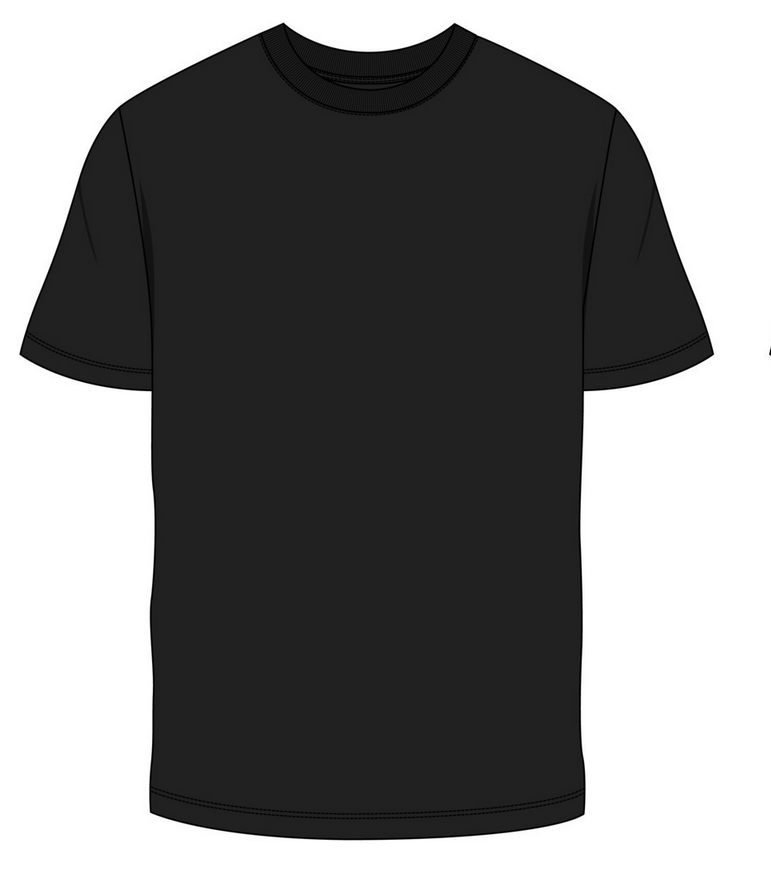
#> input picture assests/garments/front.png, 771 x 879 px, found by its file name
$ python segment.py
#> lines starting #> are read from the running program, lines starting #| are printed output that depends on the picture; after the words box and inside, x2 and y2 are one past the last pixel; in counts of white or black regions, pixels touching at a corner belong together
import cv2
import numpy as np

def segment_image(input_path,output_path):
    img= cv2.imread(input_path) # read image from disk into a BGR NumPy array (None if file not found)
#> img is the input picture: shape (879, 771, 3); mean B, G, R 127, 127, 127
    h, w = img.shape[:2]  # get image height (h) and width (w)
#> h = 879; w = 771
    mask= np.zeros((h, w), np.uint8) # initialize grabCut mask (same spatial size, single channel)
    rect = (1, 1, w-1, h-1) # creates a rectangle tuple for grabCut
#> rect = (1, 1, 770, 878)
    bgd , fgd= np.zeros((1,65), np.float64), np.zeros((1,65), np.float64)  #creates a zero-intlized Numpy array for grubcut
    cv2.grabCut(img,mask,rect,bgd,fgd, 5, cv2.GC_INIT_WITH_RECT) # run grabCut to estimate foreground
    mask2= np.where((mask==2)|(mask==0),0,1).astype('uint8') # convert grabCut mask to binary (0=bg,1=fg)
    result = img * mask2[:,:, None] # apply binary mask to each color channel; result keeps foreground pixels
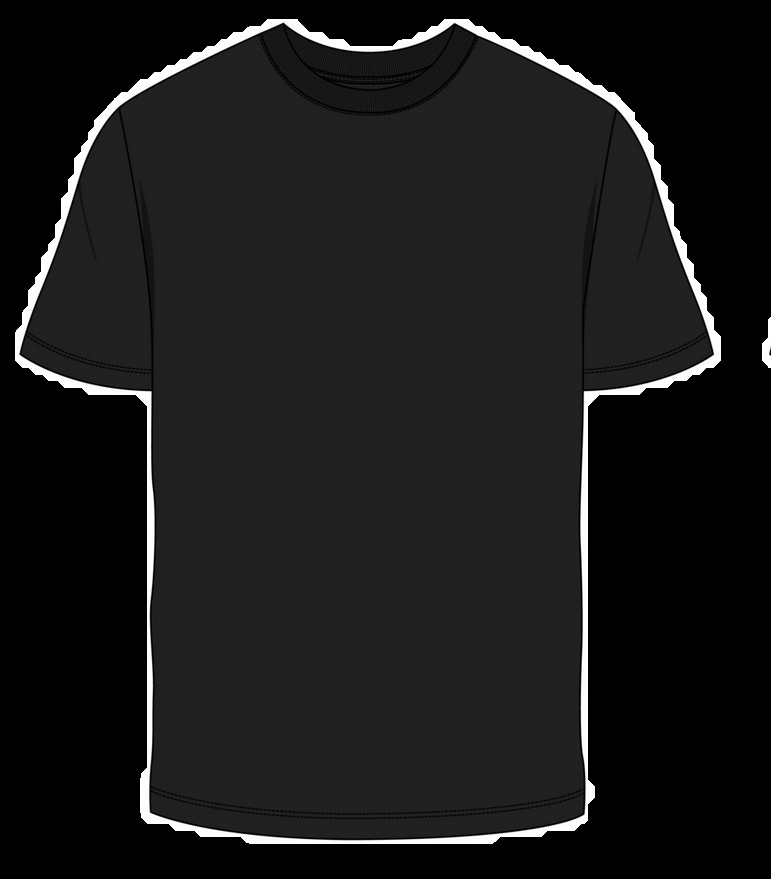
#> result: shape (879, 771, 3); mean B, G, R 25.7, 25.7, 25.7
    gray= cv2.cvtColor(result, cv2. COLOR_BGR2GRAY) # convert masked result to grayscale for alpha creation
    _, alpha = cv2.threshold(gray,0,255, cv2.THRESH_BINARY) # threshold grayscale to produce binary alpha channel
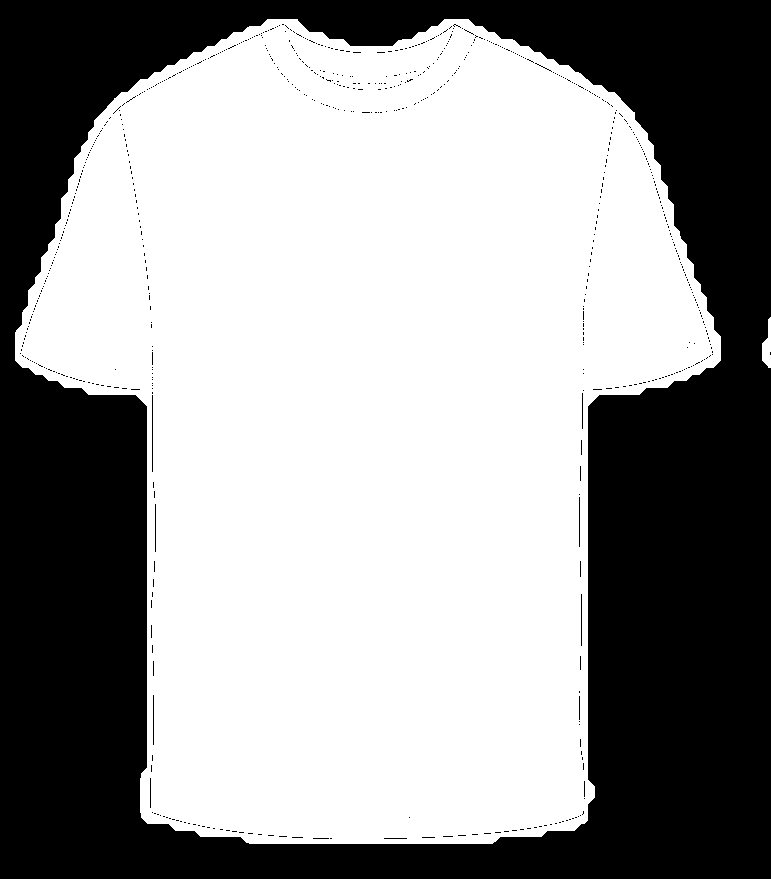
#> alpha: shape (879, 771); 60% white; 699 black regions (689 under 20 px), largest, box (x1, y1, x2, y2) and area: (0, 0, 771, 879) 269201, (152, 395, 153, 472) 77, (581, 594, 582, 646) 52
    b,g,r = cv2.split(result) # split BGR channels from the masked color image
    rgba = cv2.merge((r,g,b,alpha)) # merge channels into RGBA (reordering to R,G,B + alpha)
    cv2.imwrite(output_path, rgba)  # write the RGBA image to disk

if __name__ == '__main__':
    segment_image('/home/project/Documents/test2/assests/garments/front.png','/home/project/Documents/test2/assests/garments/front_seg.png')
    segment_image('/home/project/Documents/test2/assests/garments/back.png','/home/project/Documents/test2/assests/garments/back_seg.png')
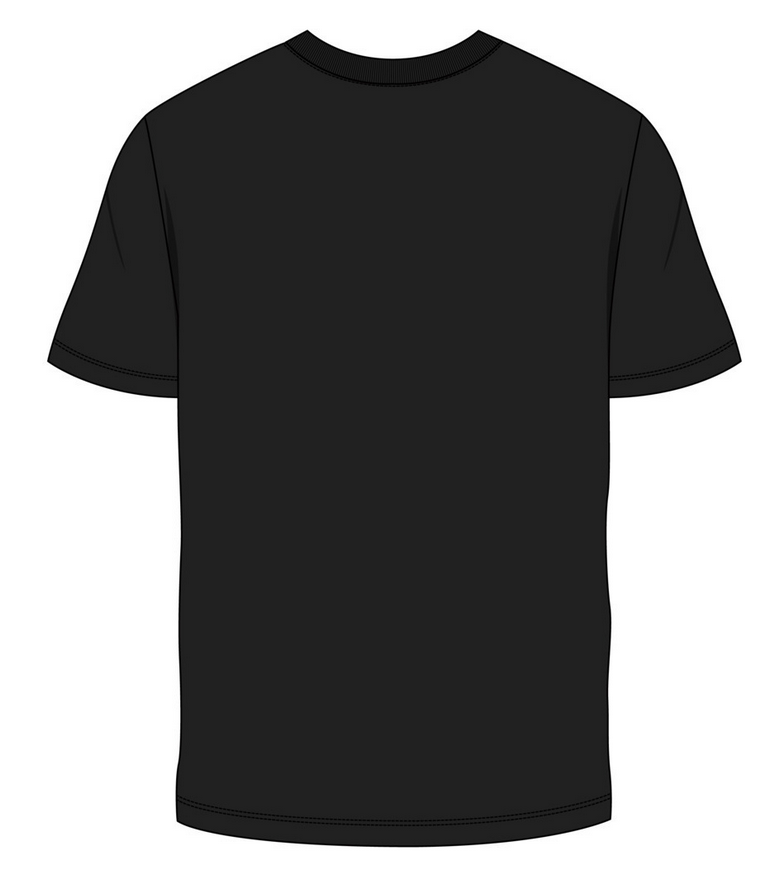
#> input picture assests/garments/back.png, 771 x 879 px, found by its file name
#> in segment_image, img is the input picture: shape (879, 771, 3); mean B, G, R 127.1, 127.1, 127.1
#> in segment_image (call 2), `result = img * mask2[:,:, None]`:
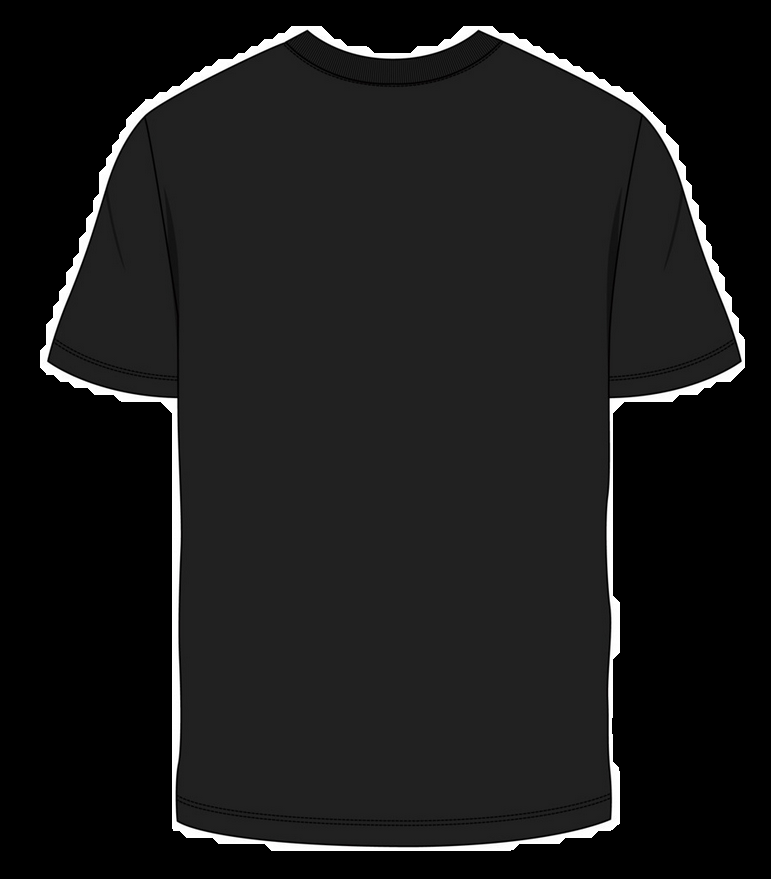
#> result: shape (879, 771, 3); mean B, G, R 25.8, 25.8, 25.8
#> in segment_image (call 2), `_, alpha = cv2.threshold(gray,0,255, cv2.THRESH_BINARY)`:
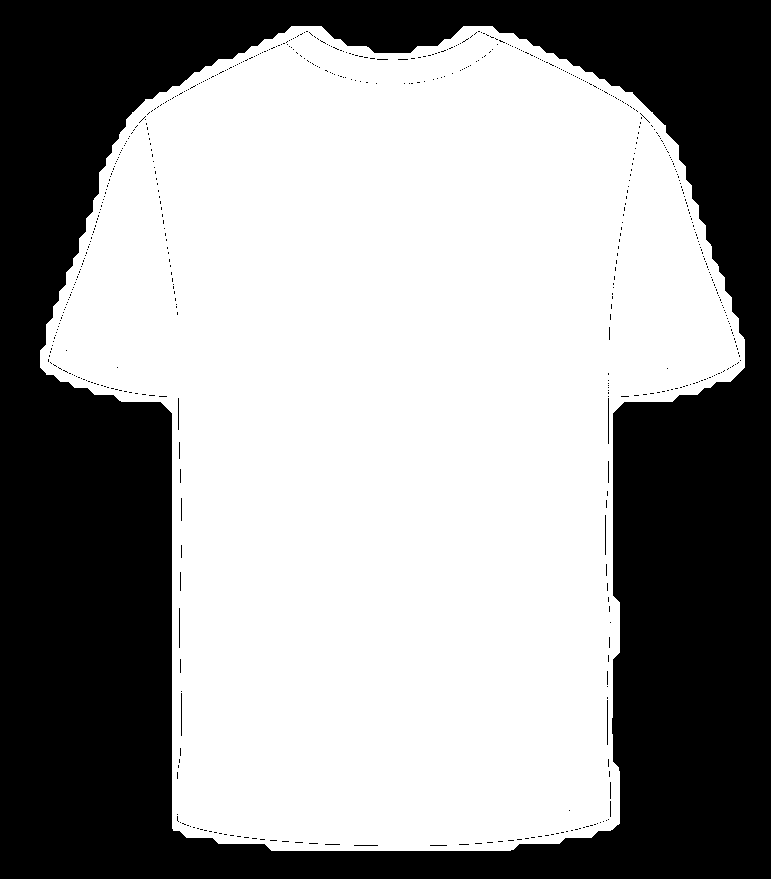
#> alpha: shape (879, 771); 60% white; 603 black regions (593 under 20 px), largest, box (x1, y1, x2, y2) and area: (0, 0, 771, 879) 269232, (608, 398, 609, 444) 46, (607, 700, 608, 745) 45
